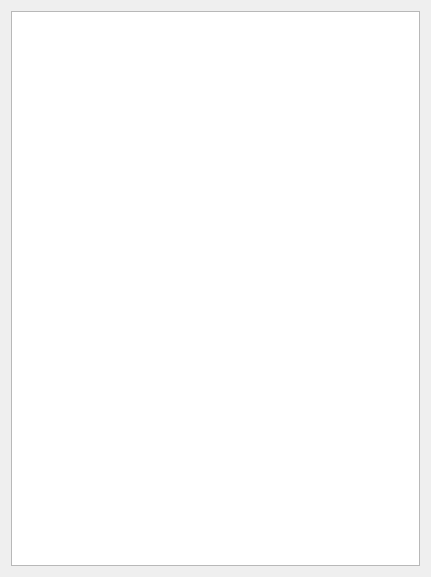
<?xml version="1.0" encoding="UTF-8"?>
<ui version="4.0">
 <class>Widget</class>
 <widget class="QDialog" name="Widget">
  <property name="geometry">
   <rect>
    <x>0</x>
    <y>0</y>
    <width>431</width>
    <height>577</height>
   </rect>
  </property>
  <property name="windowTitle">
   <string>Dialog</string>
  </property>
  <layout class="QGridLayout" name="gridLayout">
   <item row="0" column="0">
    <widget class="QGraphicsView" name="graphicsView"/>
   </item>
  </layout>
 </widget>
 <resources/>
 <connections/>
</ui>
